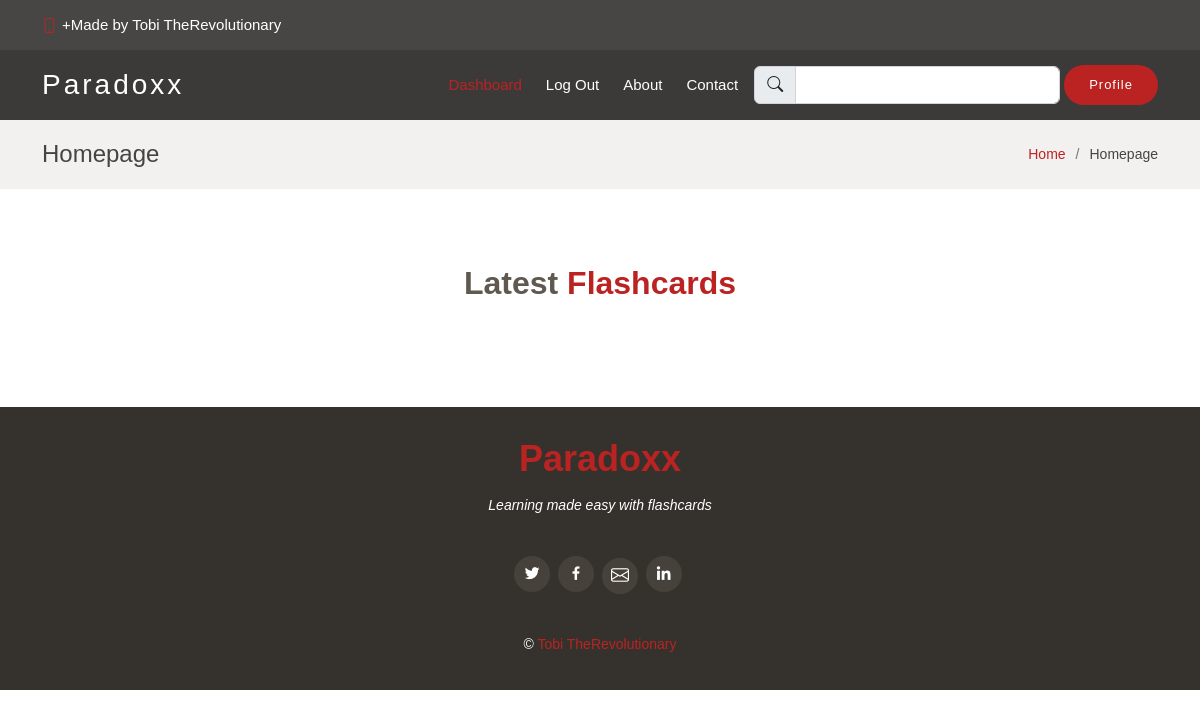
Page /home (signed in) on the earlier database version.
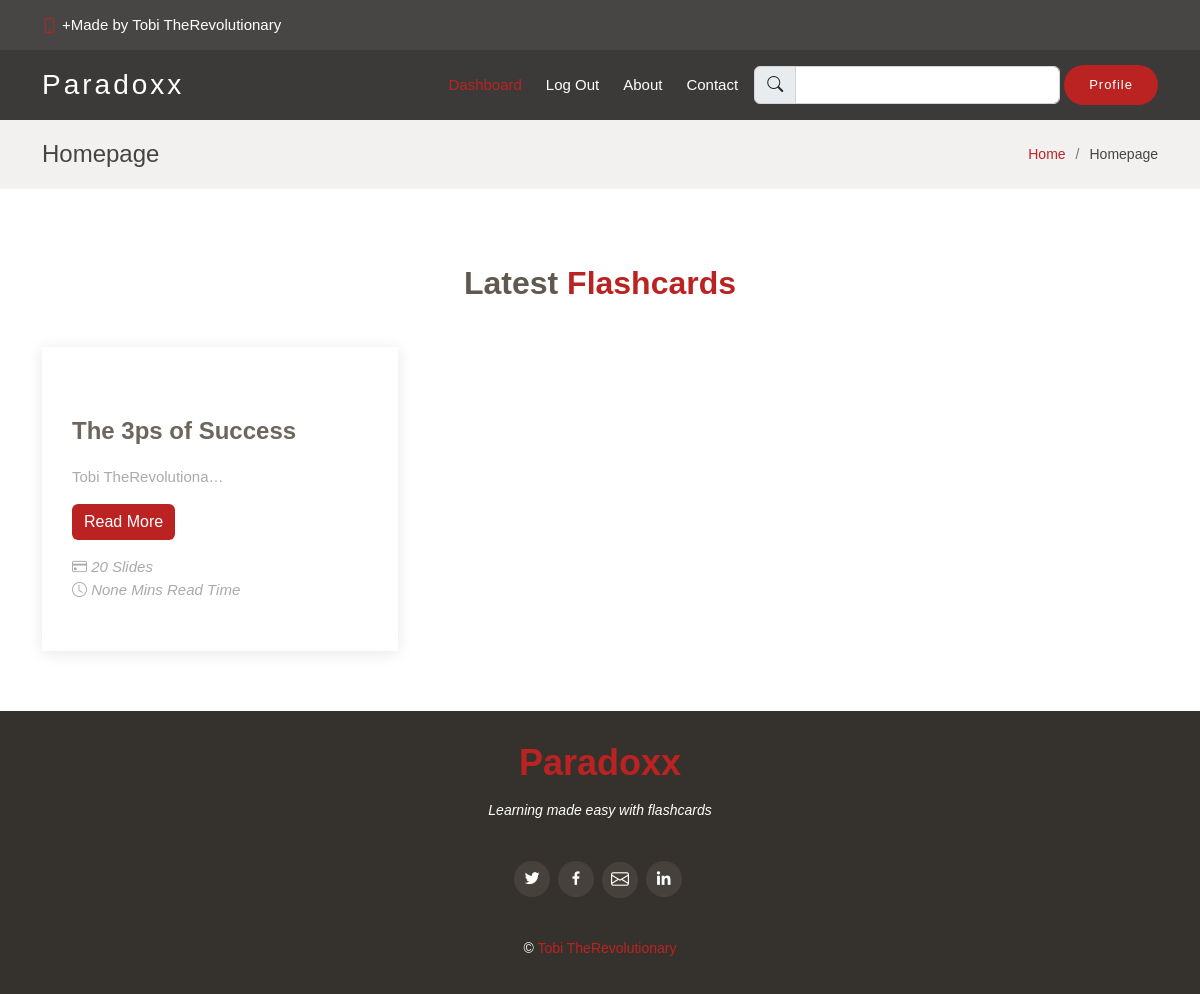
Same page on the later database version.
### core/models.py (models this page shows, shortened)
class FlashCard(models.Model):
	title = models.CharField(max_length=999, unique=True, null=True)
	slug = AutoSlugField(populate_from="title", unique=True, null=True)
	featured_image = models.ImageField(upload_to="files/flashcard title images", null=True, help_text="upload an image with a resolution of 375x360")
	author = models.ForeignKey(User, on_delete=models.SET_NULL, null=True)
	description = models.TextField(null=True)
	category = models.CharField(max_length=400, choices=CATEGORIES, null=True )
	number_of_slides = models.PositiveIntegerField(null=True)
	read_time = models.PositiveIntegerField(null=True)
	date_created = models.DateTimeField(null=True, auto_now_add=True)

### core/views.py (the view)
# urls.py: path('home', views.home, name="home"),
@login_required
def home(request):
    cards = FlashCard.objects.all()
    context = {
        'cards' : cards,
        'title' : "Homepage",
    }
    return render(request, 'home.html', context)

### templates/home.html (shortened to what this page needs)
    {% extends 'base.html' %}
    {% load static %}
    {% block content %}
    <main id="main">
        <section class="breadcrumbs">
          <div class="container">
            <div class="d-flex justify-content-between align-items-center">
              <h2>{{title}}</h2>
              <ol>
                <li><a href="#">Home</a></li>
                <li>{{title}}</li>
              </ol>
            </div>
          </div>
        </section>
        <section id="why-us" class="why-us">
          <div class="container">
            <div class="section-title">
              <h2>Latest <span>Flashcards</span></h2>
            </div>
            <div class="row">
              {% for c in cards %}
              <div class="col-lg-4">
                <div class="box">
                  <h4>{{c.title}}</h4>
                  <p>{{c.description|truncatechars:20|safe}}</p>
                  <button class="btn text-center mt-3 btn-custom mb-3" type="submit">
                    <a href="/detail/{{c.slug}}" class="nav-link">Read More</a>
                  </button>
                  <p><i class="bi bi-credit-card"> {{c.number_of_slides}} Slides</i></p>
                  <p><i class="bi bi-clock"> {{c.read_time}} Mins Read Time</i></p>
                </div>
              </div>
              {% endfor %}
            </div>
          </div>
        </section>
    </main>
    {% endblock %}

### templates/base.html (shortened to what this page needs)
{% load static %}
<!DOCTYPE html>
<html lang="en">
<head>
     <link href="{% static 'assets/vendor/animate.css/animate.min.css' %}" rel="stylesheet">
     <link href="{% static 'assets/vendor/bootstrap/css/bootstrap.min.css' %}" rel="stylesheet">
     <link href="{% static 'assets/vendor/bootstrap-icons/bootstrap-icons.css' %}" rel="stylesheet">
     <link href="{% static 'assets/vendor/boxicons/css/boxicons.min.css' %}" rel="stylesheet">
     <link href="{% static 'assets/vendor/glightbox/css/glightbox.min.css' %}" rel="stylesheet">
     <link href="{% static 'assets/vendor/swiper/swiper-bundle.min.css' %}" rel="stylesheet">
     <link rel="stylesheet" href="{% static 'assets/css/styles.css' %}">
</head>
<body>
  <section id="topbar" class="d-flex align-items-center fixed-top ">
    <div class="container-fluid container-xl d-flex align-items-center justify-content-center justify-content-lg-start">
      <i class="bi bi-phone d-flex align-items-center"><span>+Made by Tobi TheRevolutionary</span></i>
    </div>
  </section>
  <header id="header" class="fixed-top d-flex align-items-center ">
    <div class="container-fluid container-xl d-flex align-items-center justify-content-between">
      <div class="logo me-auto">
        <h1><a href="index.html">Paradoxx</a></h1>
      </div>
      <nav id="navbar" class="navbar order-last order-lg-0">
        <ul>
        {% if user.is_authenticated %}
        <li><a class="nav-link scrollto active" href="{% url 'home' %}">Dashboard</a></li>
        <li><a class="nav-link scrollto" href="{% url 'logout' %}">Log Out</a></li>
        {% else %}
        <li><a class="nav-link scrollto active" href="{% url 'index' %}">Home</a></li>
        {% endif %}
        <li><a class="nav-link scrollto" href="{% url 'index' %}">About</a></li>
        <li><a class="nav-link scrollto" href="{% url 'index' %}">Contact</a></li>
        <form action="{% url 'search' %}" method="GET">
          <div class="input-group ms-3 me-3">
            <span class="input-group-text"><i class="bi bi-search"></i></span>
            <input type="search" class="form-control" name="search" id="search">
          </div>
        </form>
        </ul>
      </nav>
      {% if user.is_authenticated %}
      <a href="{% url 'profile' %}" class="book-a-table-btn scrollto">Profile</a>
      {% else %}
      <a href="{% url 'register' %}" class="book-a-table-btn scrollto">Get Started</a>
      {% endif %}
    </div>
  </header>
    {% block content %}
    {% endblock %}
    <footer id="footer">
        <div class="container">
        <h3>Paradoxx</h3>
        <p>Learning made easy with flashcards</p>
        <div class="social-links">
            <a href="https://www.twitter.com/tobitheprof" class="twitter" target="_blank"><i class="bx bxl-twitter"></i></a>
            <a href="https://web.facebook.com/profile.php?id=100076235013953" class="facebook" target="_blank"><i class="bx bxl-facebook"></i></a>
            <a href="mailto:tobiekundayo07@gmail.com" class="email" target="_blank"><i class="bi bi-envelope"></i></a>
            <a href="https://www.linkedin.com/in/oluwatobi-ekundayo-283b60229/" class="linkedin" target="_blank"><i class="bx bxl-linkedin"></i></a>
        </div>
        <div class="copyright">
            &copy; <a href="">Tobi TheRevolutionary</a>
        </div>
        </div>
    </footer>
</body>
</html>

### static/assets/css/styles.css (style rules this page uses)
body { font-family: "Poppins", sans-serif; color: #444444; }
a { text-decoration: none; color: #bb2323; }
h1, h2, h3, h4, h5, h6 { font-family: "Satisfy", sans-serif; }
h2 span { color: #bb2323; }
.btn-custom { background: #bb2323; color: #fff; border: none; outline: none; }
#topbar { padding: 0; font-size: 15px; height: 50px; transition: all 0.5s; background: rgba(26, 24, 22, 0.8); z-index: 996; color: rgba(255, 255, 255, 0.7); }
#topbar i { color: #bb2323; line-height: 0; }
#topbar i span { color: #fff; font-style: normal; padding-left: 5px; }
#header { top: 50px; height: 70px; z-index: 997; transition: all 0.5s; padding: 10px 0; background: rgba(26, 24, 22, 0.85); }
#header .logo h1 { font-size: 28px; margin: 0; line-height: 1; font-weight: 400; letter-spacing: 3px; }
#header .logo h1 a, #header .logo h1 a:hover { color: #fff; text-decoration: none; }
.book-a-table-btn { background: #bb2323; color: #fff; border-radius: 50px; margin: 0 0 0 20px; padding: 10px 25px; font-size: 13px; font-weight: 500; letter-spacing: 1px; transition: 0.3s; white-space: nowrap; }
.navbar { padding: 0; }
.navbar ul { margin: 0; padding: 0; display: flex; list-style: none; align-items: center; }
.navbar li { position: relative; }
.navbar a, .navbar a:focus { display: flex; align-items: center; justify-content: space-between; padding: 10px 0 10px 24px; font-size: 15px; font-weight: 500; color: white; white-space: nowrap; transition: 0.3s; }
.navbar a:hover, .navbar .active, .navbar .active:focus, .navbar li:hover>a { color: #bb2323; }
section { padding: 60px 0; }
.section-title { text-align: center; padding-bottom: 30px; }
.section-title h2 { margin: 15px 0 0 0; font-size: 32px; font-weight: 700; color: #5f5950; }
.section-title h2 span { color: #bb2323; }
.breadcrumbs { padding: 20px 0; background-color: #f2f1ef; min-height: 40px; margin-top: 120px; }
.breadcrumbs h2 { font-size: 24px; font-weight: 300; margin: 0; }
.breadcrumbs ol { display: flex; flex-wrap: wrap; list-style: none; padding: 0; margin: 0; font-size: 14px; }
.breadcrumbs ol li+li { padding-left: 10px; }
.breadcrumbs ol li+li::before { display: inline-block; padding-right: 10px; color: #6c757d; content: "/"; }
.why-us .box { padding: 50px 30px; box-shadow: 0px 2px 15px rgba(0, 0, 0, 0.1); transition: all ease-in-out 0.3s; height: 100%; }
.why-us .box h4 { font-size: 24px; font-weight: 600; padding: 0; margin: 20px 0; color: #6c665c; }
.why-us .box p { color: #aaaaaa; font-size: 15px; margin: 0; padding: 0; }
#footer { background: #35322d; color: #fff; font-size: 14px; text-align: center; padding: 30px 0; }
#footer h3 { font-size: 36px; font-weight: 700; color: #bb2323; position: relative; padding: 0; margin: 0 0 15px 0; }
#footer p { font-size: 15; font-style: italic; padding: 0; margin: 0 0 40px 0; }
#footer .social-links { margin: 0 0 40px 0; }
#footer .social-links a { font-size: 18px; display: inline-block; background: #46423b; color: #fff; line-height: 1; padding: 8px 0; margin-right: 4px; border-radius: 50%; text-align: center; width: 36px; height: 36px; transition: 0.3s; }
#footer .copyright { margin: 0 0 5px 0; }

Differences in the rows shown:
added FlashCard: title "The 3ps of Success", description "Tobi TheRevolutiona…", number_of_slides "20", read_time "None"
